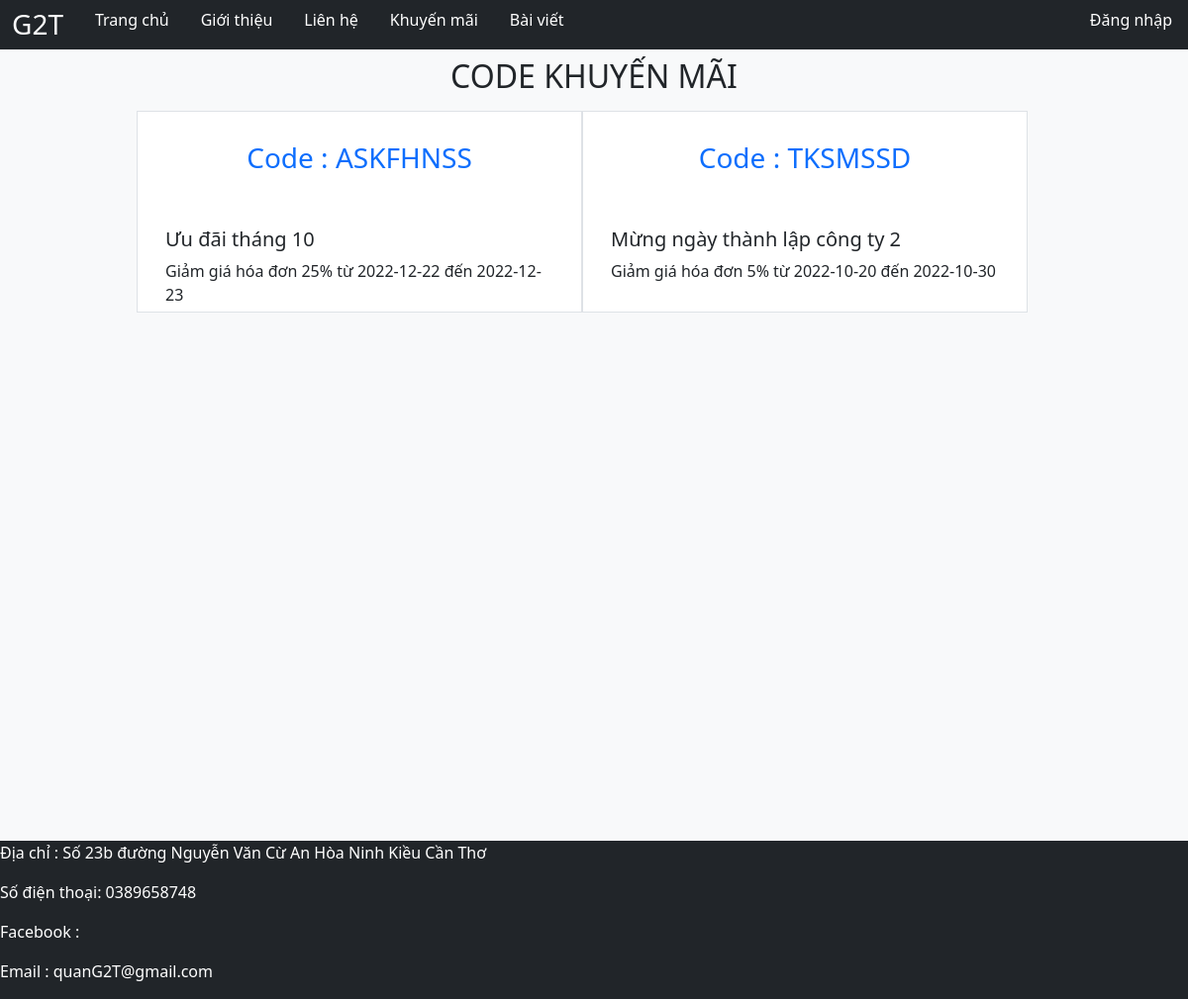
/Promotion/List_Code/, run on the app's committed database.
### tables this page shows
CREATE TABLE `khuyenmai` (
  `MaKM` int(11) NOT NULL,
  `CodeKM` varchar(20) NOT NULL,
  `TenKM` varchar(200) NOT NULL,
  `NgayBatDau` date NOT NULL,
  `NgayKetThuc` date NOT NULL,
  `GiaTriKM` double NOT NULL,
  `TrangThai` char(1) NOT NULL
);

### Mvc/Core/Controller.php (called while the page is built, shortened)
<?php
    class Controller{
        public function Model($model){
            return new $model;
        }
        public function View($view, $data=[]){
            require_once "./Mvc/Views/".$view.".php";
        }
}
?>

### Mvc/Controllers/Promotion.php (called while the page is built, shortened)
<?php
	class Promotion extends Controller{
		function List_Code(){
			$Promotion = $this->Model('Model_Promotion');
			$list_promo = $Promotion->LayDuLieu('*',"khuyenmai WHERE TrangThai = 'A' ORDER BY MaKM DESC LIMIT 10");
			$this->View('PromotionCode',['Page'=>'View_PromotionCode','list_code'=>$list_promo]);
		}
	}
?>

### Mvc/Core/App.php (called while the page is built, shortened)
<?php
	class App{
		protected $controller = "Home";
		protected $action = "Show";
		function  __construct(){
			$arr = $this->UrlProcess();
			if(file_exists("./Mvc/Controllers/".$arr[0].".php")){
				$this->controller = $arr[0];
				unset($arr[0]);
			}
			if(isset($arr[1])){
				if(method_exists($this->controller, $arr[1])){
					$this->action = $arr[1];
				}
				unset($arr[1]);
			}
			$this->params = $arr?array_values($arr):[];
			call_user_func_array([new $this->controller, $this->action], $this->params);
		}
		function UrlProcess(){
			if(isset($_GET['url'])){
				return explode("/", filter_var(trim($_GET['url'], "/")));
			}
		}
	}
?>

### index.php (called while the page is built, shortened)
<?php
	$App = new App();
?>

### Mvc/Core/Database.php (called while the page is built, shortened)
<?php
    class Database{
        protected $server = "localhost";
        protected $user = "root";
        protected $pass = "";
        function __construct(){
            $this->con = mysqli_connect($this->server, $this->user, $this->pass);
        }
    }
?>

### Mvc/Models/Model_Promotion.php (called while the page is built, shortened)
<?php
	class Model_Promotion extends Database{
		function LayDuLieu($select,$where){
			$sql = "SELECT $select FROM $where" ;
			return mysqli_query($this->con, $sql);
		}
	}
?>

### Mvc/Views/Pages/View_PromotionCode.php (the view)
<div class="container-fuid bg-light containerr">
	<div class="content-news row w-75 mx-auto">
		<div class="mx-auto m-2"> <h2 class="text-center">CODE KHUYẾN MÃI</h2> </div>
		<div class="row p-0 bg-white d-flex justify-content-between ">
			<?php
					while ($row_code = mysqli_fetch_row($data['list_code'])) {
				?>
			<div class="col-6 border ">
				<div class="h-50  p-4 mx-auto d-flex align-items-center" >
					<h3 class="text-primary mx-auto">Code : <?php echo $row_code[1];?></h3>
				</div>
				<div class="m-3">
					<h5><?php echo $row_code[2];?></h5>
					<div>Giảm giá hóa đơn <?php echo $row_code[5];?>% từ <?php echo $row_code[3];?> đến <?php echo $row_code[4];?></div>
				</div>
			</div>
			<?php
					}
				?>
		</div>
	</div>
</div>

### Public/css/Home.css (style rules this page uses)
* { box-sizing: border-box; }
.containerr { min-height: 800px; }

### data on the page
khuyenmai: CodeKM "ASKFHNSS", TenKM "Ưu đãi tháng 10", GiaTriKM "25", NgayBatDau "2022-12-22", NgayKetThuc "2022-12-23"
khuyenmai: CodeKM "TKSMSSD", TenKM "Mừng ngày thành lập công ty 2", GiaTriKM "5", NgayBatDau "2022-10-20", NgayKetThuc "2022-10-30"
